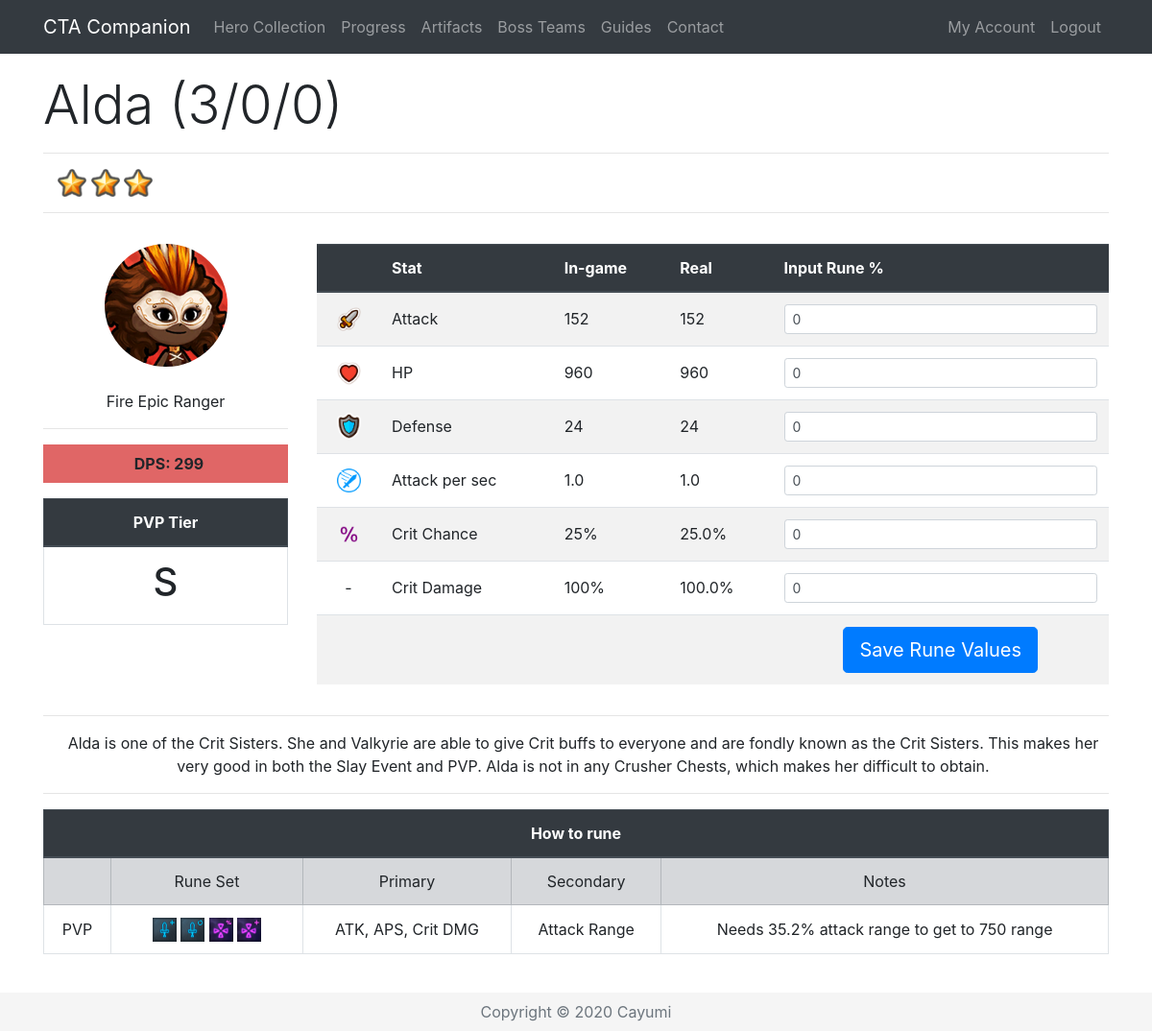
The app's page /Hero/200 (signed in), older data.
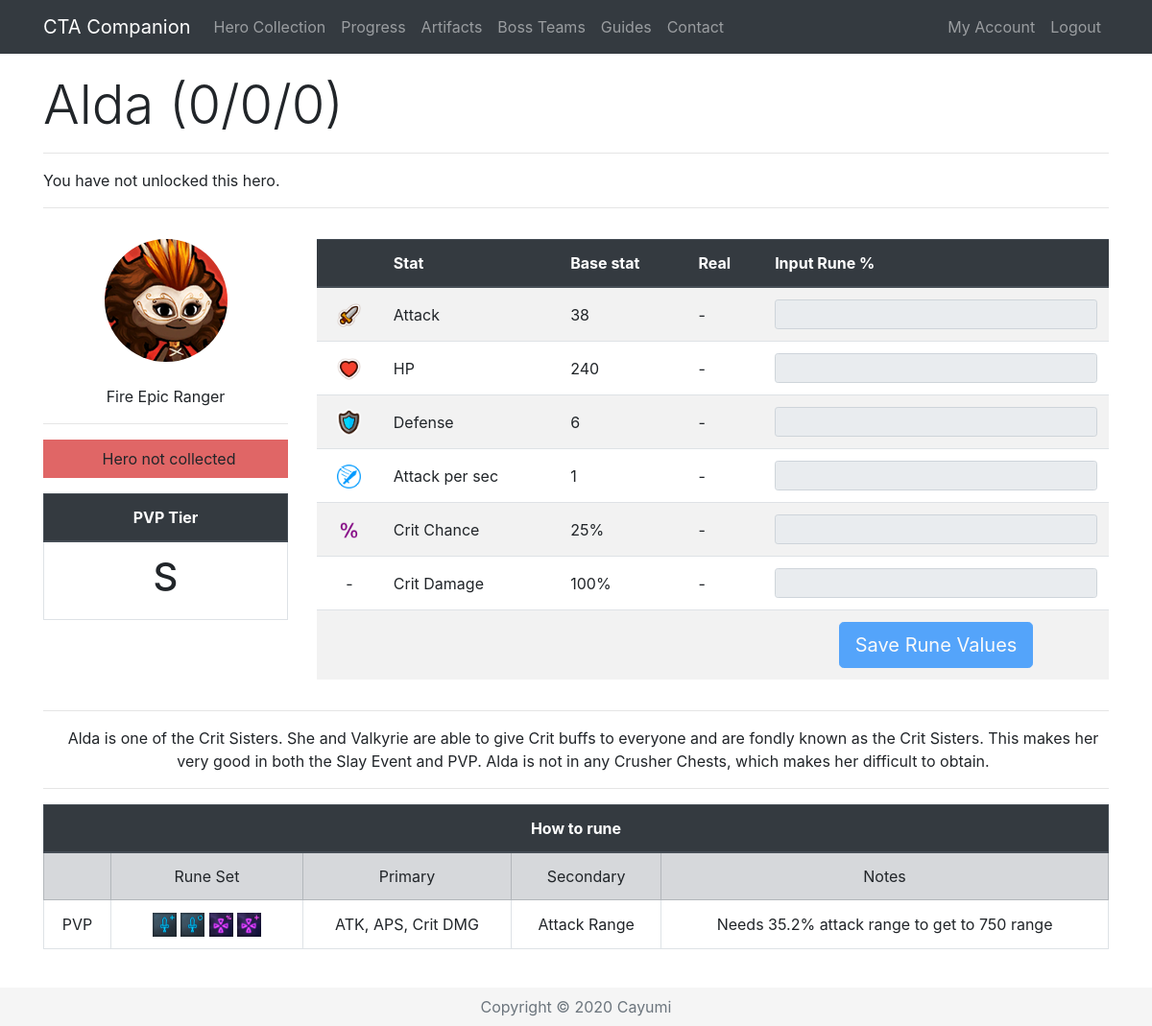
The same page, newer data.
### app/models.py (models this page shows, shortened)
class Base(db.Model):
    id = db.Column(db.Integer, primary_key=True)
    name = db.Column(db.String(32), index=True, unique=True)
    nameSafe = db.Column(db.String(32), index=True, unique=True)
    job = db.Column(db.String(16), index=True)
    rarity = db.Column(db.String(16), index=True)
    element = db.Column(db.String(16), index=True)
    gender = db.Column(db.String(16), index=True)
    crusher = db.Column(db.Integer, index=True)
    fly = db.Column(db.Integer, index=True)
    blitz = db.Column(db.Integer, index=True)
    atk = db.Column(db.Integer, index=True)
    hp = db.Column(db.Integer, index=True)
    defense = db.Column(db.Integer, index=True)
    crit = db.Column(db.Integer, index=True)
    critDmg = db.Column(db.Integer, index=True)
    movespeed = db.Column(db.Integer, index=True)
    aps = db.Column(db.Integer, index=True)
    arange = db.Column(db.Integer, index=True)
    resistance = db.Column(db.Integer, index=True)
    frenzy = db.Column(db.Integer, index=True)
    dodge = db.Column(db.Integer, index=True)
    stun = db.Column(db.Integer, index=True)
    stunTime = db.Column(db.Integer, index=True)
    aoe = db.Column(db.Integer, index=True)
    ult = db.Column(db.Integer, index=True)
    kshp = db.Column(db.Integer, index=True)
    gold = db.Column(db.Integer, index=True)
    freeze = db.Column(db.Integer, index=True)
    freezeTime = db.Column(db.Integer, index=True)
    freezeDmg = db.Column(db.Integer, index=True)
    burn = db.Column(db.Integer, index=True)
    burnTime = db.Column(db.Integer, index=True)
    burnDmg = db.Column(db.Integer, index=True)
    poison = db.Column(db.Integer, index=True)
    poisonTime = db.Column(db.Integer, index=True)
    poisonDmg = db.Column(db.Integer, index=True)
    sp2 = db.Column(db.Integer, index=True)
    sp2num = db.Column(db.Integer, index=True)
    buffElement = db.Column(db.String(16), index=True)
    buffType = db.Column(db.Integer, index=True)
    buffStat = db.Column(db.String(16), index=True)
    buff = db.Column(db.Integer, index=True)
    heroes = db.relationship('Hero', backref='baseStats', lazy='dynamic')

class Hero(db.Model):
    id = db.Column(db.Integer, primary_key=True)
    level = db.Column(db.Integer, index=True)
    awaken = db.Column(db.Integer, index=True)
    wpn = db.Column(db.Integer, index=True)
    medals = db.Column(db.Integer, index=True)
    runedAtk = db.Column(db.Integer, index=True)
    runedHp = db.Column(db.Integer, index=True)
    runedDef = db.Column(db.Integer, index=True)
    runedAps = db.Column(db.Integer, index=True)
    runedCrit = db.Column(db.Integer, index=True)
    runedCritDmg = db.Column(db.Integer, index=True)
    user_id = db.Column(db.Integer, db.ForeignKey('user.id'))
    base_id = db.Column(db.Integer, db.ForeignKey('base.id'))
    def displayStat(self, stat):
        if stat < 1000:
            return str(int(round(stat, 0)))
        elif stat > 1000000:
            return str(round(stat/1000000, 2))+"M"
        else:
            return str(round(stat/1000, 2))+"K"
    def displayOther(self, x):
        return '{:,}'.format(x).replace(',', ' ')
    def atk(self):
        runedAttack = self.runedAtk
        base = self.baseStats.atk
        level = self.level
        awaken = self.awaken
        atk = int(base * (2 ** (level - 1)) * (1.5 ** awaken))
        runedAtk = atk + (atk * (runedAttack / 100))
        return int(runedAtk)
    def hp(self):
        runedHP = self.runedHp
        base = self.baseStats.hp
        level = self.level
        awaken = self.awaken
        hp = int(base * (2 ** (level - 1)) * (1.5 ** awaken))
        runedHP = hp + (hp * (runedHP / 100))
        return int(runedHP)
    def defense(self):
        runedDef = self.runedDef
        base = self.baseStats.defense
        level = self.level
        awaken = self.awaken
        defense = int(base * (2 ** (level - 1)) * (1.5 ** awaken))
        runedDef = defense + (defense * (runedDef / 100))
        return int(runedDef)
    def aps(self):
        runedAps = self.runedAps
        base = self.baseStats.aps
        runedAps = base + (base * (runedAps / 100))
        return runedAps
    def crit(self):
        runedCrit = self.runedCrit
        base = self.baseStats.crit
        return (base + runedCrit)/100
    def critDmg(self):
        runedDmg = self.runedCritDmg
        base = self.baseStats.critDmg
        return (base + runedDmg)/100
    def dpsSP2(self):
        sp2 = self.baseStats.sp2
        sp2num = self.baseStats.sp2num
        atk = self.atk()
        aps = self.aps()
        crit = self.crit()
        critDmg = self.critDmg()
        dps = ((atk * aps * (1-crit)) + (atk * aps * crit * (1+critDmg))) * (6 + sp2 * sp2num)/7
        dps = int(round(dps))
        return '{:,}'.format(dps).replace(',', ' ')

### app/routes.py (the view, shortened to what this page needs)
@app.route('/Hero/<heroid>', methods=["GET", "POST"])
@login_required
def hero(heroid):
    user = User.query.join(Hero).filter(Hero.id == heroid)
    selectedHero = Hero.query.get(heroid)
    if request.method == "GET":
        return render_template('hero.html', selectedHero=selectedHero, title=selectedHero.baseStats.name, user=user,
                               heroDict=heroDict)

### app/templates/hero.html (shortened to what this page needs)
{% extends "base.html" %}
{% block content %}
{% if user[0] == current_user %}
{% set current = selectedHero.baseStats.nameSafe %}
 <div class="row pt-3">
    <div class="col-lg-12">
      <h1 class="display-4">{{ selectedHero.baseStats.name }} ({{ selectedHero.level }}/{{ selectedHero.awaken }}/{{ selectedHero.wpn }}) </h1>
      <hr>
        {% if selectedHero.level > 0 %}
      <p class="instructions">
          {%for i in range(selectedHero.level - selectedHero.awaken) %}
          <img src="{{ url_for('static', filename='star.png') }}" width="30" alt="Star">
          {% endfor %}
      </p>
        {% else %}
        <p class="instruction">You have not unlocked this hero.</p>
        {% endif %}
      <hr>
    </div>
 </div>
  <div class="row align-middle">
    <div class="col-lg-3 text-center align-middle pt-3">
        <img class="img-fluid rounded-circle" src="/static/{{selectedHero.baseStats.nameSafe}}.png" alt="{{selectedHero.baseStats.name}}"><br><br>
        {{ selectedHero.baseStats.element }} {{ selectedHero.baseStats.rarity }} {{ selectedHero.baseStats.job }}<hr>
        {% if selectedHero.level > 0 %}
        <p class="instructions {{selectedHero.baseStats.element}}{{selectedHero.baseStats.rarity}}"><b>DPS: {{ selectedHero.dpsSP2() }}</b></p>
        {% else %}
        <p class="instructions {{selectedHero.baseStats.element}}{{selectedHero.baseStats.rarity}}">Hero not collected</p>
        {% endif %}
        <table class="table table-bordered">
        <thead class="thead-dark">
        <tr>
            <th colspan="2">PVP Tier</th>
        </tr>
        </thead>
        <tr>
            <td><h1>
                {% if heroDict[current] %}
                {{ heroDict[current][4] }}
                {% else %}
                -
                {% endif %}
            </h1></td>
        </tr>
    </table>
      </div>
      <div class="col lg-9 pt-3">
<form action="/Hero/{{ selectedHero.id }}" method="post" novalidate>
 <table class="table table-striped">
     <thead class="thead-dark">
          <tr>
              <th>&nbsp;</th>
              <th>Stat</th>
              <th>{% if selectedHero.level > 0 %}In-game{% else %}Base stat{% endif %}</th>
              <th>Real</th>
              <th>Input Rune %</th>
          </tr>
          </thead>
              <tr class="text-left">
                  <td class="align-middle text-center"><img src="{{ url_for('static', filename='atk.png') }}" width="25" alt="Attack"></td>
                  <td class="align-middle">Attack</td>
                  {% if selectedHero.level > 0 %}
                  <td class="align-middle">{{ selectedHero.displayStat(selectedHero.atk()) }}</td>
                  <td class="align-middle">{{ selectedHero.displayOther(selectedHero.atk()) }}</td>
                  <td><input type="text" maxlength="10" class="form-control form-control-sm" id="{{ selectedHero.id }}runedAtk" value="{{ selectedHero.runedAtk }}" name="{{ selectedHero.id }}runedAtk"></td>
                  {% else %}
                  <td class="align-middle">{{ selectedHero.baseStats.atk }}</td>
                  <td class="align-middle">-</td>
                  <td><input type="text" maxlength="10" class="form-control form-control-sm" disabled></td>
                  {% endif %}
              </tr>
              <tr class="text-left">
                  <td class="align-middle text-center"><img src="{{ url_for('static', filename='hp.png') }}" width="25" alt="HP"></td>
                  <td class="align-middle">HP</td>
                  {% if selectedHero.level > 0 %}
                  <td class="align-middle">{{ selectedHero.displayStat(selectedHero.hp()) }}</td>
                  <td class="align-middle">{{ selectedHero.displayOther(selectedHero.hp()) }}</td>
                  <td><input type="text" maxlength="10" class="form-control form-control-sm" id="{{ selectedHero.id }}runedHp" value="{{ selectedHero.runedHp }}" name="{{ selectedHero.id }}runedHp" onkeypress="return isNumber9(event)"></td>
                  {% else %}
                  <td class="align-middle">{{ selectedHero.baseStats.hp }}</td>
                  <td class="align-middle">-</td>
                  <td><input type="text" maxlength="10" class="form-control form-control-sm" disabled></td>
                  {% endif %}
              </tr>
              <tr class="text-left">
                  <td class="align-middle text-center"><img src="{{ url_for('static', filename='def.png') }}" width="25" alt="Defense"></td>
                  <td class="align-middle">Defense</td>
                  {% if selectedHero.level > 0 %}
                  <td class="align-middle">{{ selectedHero.displayStat(selectedHero.defense()) }}</td>
                  <td class="align-middle">{{ selectedHero.defense() }}</td>
                  <td><input type="text" maxlength="10" class="form-control form-control-sm" id="{{ selectedHero.id }}runedDef" value="{{ selectedHero.runedDef }}" name="{{ selectedHero.id }}runedDef" onkeypress="return isNumber9(event)"></td>
                  {% else %}
                  <td class="align-middle">{{ selectedHero.baseStats.defense }}</td>
                  <td class="align-middle">-</td>
                  <td><input type="text" maxlength="10" class="form-control form-control-sm" disabled></td>
                  {% endif %}
              </tr>
              <tr class="text-left">
                  <td class="align-middle text-center"><img src="{{ url_for('static', filename='aps.png') }}" width="25" alt="APS"></td>
                  <td class="align-middle">Attack per sec</td>
                  {% if selectedHero.level > 0 %}
                  <td class="align-middle">{{ selectedHero.aps()|round(2, 'common' ) }}</td>
                  <td class="align-middle">{{ selectedHero.aps() }}</td>
                  <td><input type="text" maxlength="10" class="form-control form-control-sm" id="{{ selectedHero.id }}runedAps" value="{{ selectedHero.runedAps }}" name="{{ selectedHero.id }}runedAps" onkeypress="return isNumber9(event)"></td>
                  {% else %}
                  <td class="align-middle">{{ selectedHero.baseStats.aps }}</td>
                  <td class="align-middle">-</td>
                  <td><input type="text" maxlength="10" class="form-control form-control-sm" disabled></td>
                  {% endif %}
              </tr>
                <tr class="text-left">
                  <td class="align-middle text-center"><img src="{{ url_for('static', filename='crit.png') }}" width="25" alt="Crit Chance"></td>
                  <td class="align-middle">Crit Chance</td>
                  {% if selectedHero.level > 0 %}
                  <td class="align-middle">{{ (selectedHero.crit()*100)|round|int }}%</td>
                  <td class="align-middle">{{ selectedHero.crit()*100 }}% </td>
                  <td><input type="text" maxlength="10" class="form-control form-control-sm" id="{{ selectedHero.id }}runedCrit" value="{{ selectedHero.runedCrit }}" name="{{ selectedHero.id }}runedCrit" onkeypress="return isNumber9(event)"></td>
                  {% else %}
                  <td class="align-middle">{{ selectedHero.baseStats.crit }}%</td>
                  <td class="align-middle">-</td>
                  <td><input type="text" maxlength="10" class="form-control form-control-sm" disabled></td>
                  {% endif %}
                </tr>
              <tr class="text-left">
                  <td class="align-middle text-center">-</td>
                  <td class="align-middle">Crit Damage</td>
                  {% if selectedHero.level > 0 %}
                  <td class="align-middle">{{ ((selectedHero.critDmg())*100)|round|int }}%</td>
                  <td class="align-middle">{{ (selectedHero.critDmg()*100)|round(2, 'common') }}%</td>
                  <td><input type="text" maxlength="10" class="form-control form-control-sm" id="{{ selectedHero.id }}runedCritDmg" value="{{ selectedHero.runedCritDmg }}" name="{{ selectedHero.id }}runedCritDmg" onkeypress="return isNumber9(event)"></td>
                  {% else %}
                  <td class="align-middle">{{ selectedHero.baseStats.critDmg }}%</td>
                  <td class="align-middle">-</td>
                  <td><input type="text" maxlength="10" class="form-control form-control-sm" disabled></td>
                  {% endif %}
              </tr>
     <tr class="text-center">
                  <td>&nbsp;</td>
                  <td>&nbsp;</td>
                  <td>&nbsp;</td>
                  <td>&nbsp;</td>
                  {% if selectedHero.level > 0 %}
                  <td><button class="btn btn-primary btn-lg" type="submit">Save Rune Values</button></td>
                  {% else %}
                  <td><button class="btn btn-primary btn-lg" type="submit" disabled>Save Rune Values</button></td>
                  {% endif %}
              </tr>
          </table>
</form>
    </div>
      </div>
{% if heroDict[current] %}
<div class="row">
    <div class="col-lg-12 text-center">
        <hr>
        <p class="instructions">{{ heroDict[current][5] }}</p>
        <hr>
    </div>
</div>
<div class="row">
    <div class="col-lg-12 text-center">
      <table class="table table-bordered">
          <thead class="thead-dark">
          <tr>
              <th colspan="5">How to rune</th>
          </tr>
          </thead>
          <tr class="table-secondary align-middle">
              <td>&nbsp;</td>
              <td width="18%">Rune Set</td>
              <td>Primary</td>
              <td>Secondary</td>
              <td>Notes</td>
          </tr>
          <tr class="align-middle">
              <td class="align-middle">PVP</td>
              <td class="align-middle">
                  {% for i in heroDict[current][0] %}
                  <img class="img-fluid" src="/static/{{i}}.png" alt="{{i}}" name="{{i}}" width="25">
                  {% endfor %}
              </td>
              <td class="align-middle">{{ heroDict[current][1] }}</td>
              <td class="align-middle">{{ heroDict[current][2] }}</td>
              <td class="align-middle">{{ heroDict[current][3] }}</td>
          </tr>
      </table>
    </div>
</div>
{% endif %}
<br>
{% endif %}
{% endblock %}

Row changes from the older to the newer data that the page shows:
changed through a linked row, Base "Alda": baseStats.atk (not shown) → "38"; baseStats.hp (not shown) → "240"; baseStats.defense (not shown) → "6"; baseStats.aps (not shown) → "1"; baseStats.crit (not shown) → "25"; baseStats.critDmg (not shown) → "100"; dpsSP2 "299" → (not shown)
changed Hero: level "3" → "0"; displayStat "152" → (not shown); displayOther "152" → (not shown); runedAtk "0" → (not shown); displayStat "960" → (not shown); displayOther "960" → (not shown); runedHp "0" → (not shown); displayStat "24" → (not shown); defense "24" → (not shown); runedDef "0" → (not shown); aps "1.0" → (not shown); runedAps "0" → (not shown); (selectedHero.crit()*100)|round|int "25" → (not shown); selectedHero.crit()*100 "25.0" → (not shown); runedCrit "0" → (not shown); ((selectedHero.critDmg())*100)|round|int "100" → (not shown); (selectedHero.critDmg()*100)|round(2,'common') "100.0" → (not shown); runedCritDmg "0" → (not shown)
Text that changed along with them:
text no longer shown: "DPS: In-game"
text now shown: "You have not unlocked this hero. Hero not collected Base stat - - - - - -"
